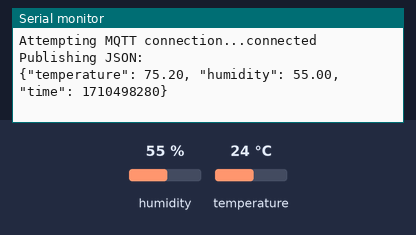
The program below on a simulated ESP32. Shown: the last lines printed to the serial monitor. Inputs (shaded band) come from the test bench; at power-on: humidity 55 %, temperature 24 °C. The local clock reads 2024-03-15 10:24:30 at power-on unless the program sets it; random numbers use the default seed unless the program sets one; no MQTT or app messages arrive unless stated; not simulated (calls return 0 or success): SECRETS.h; names the files do not define were given values by the test bench: PORT = 80.

Above: at 18.0 s.
18.1 s: humidity set to 22 %
At 20.6 s:
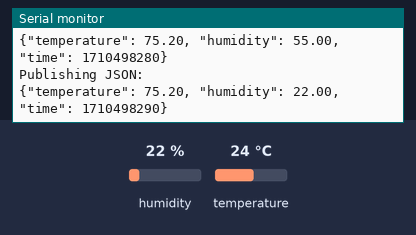
33.2 s: temperature set to 12 °C
At 40.8 s:
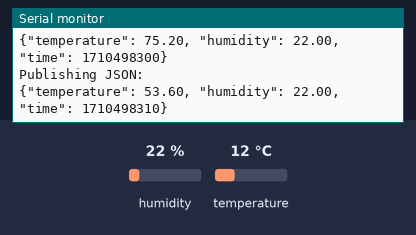
48.3 s: humidity set to 40 %
At 51.4 s:
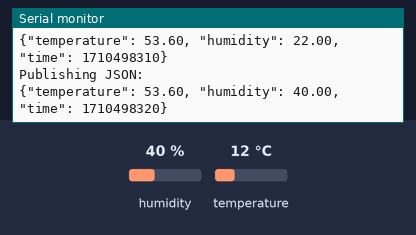
Timing chart, 0 to 52.9 s (numbered marks = the images above; inputs shaded):
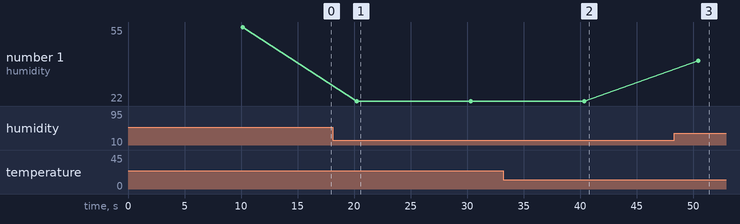

Measured:
- after the input at 18.1 s, the serial monitor: prints a new line after 2.1 s (image 1)
- after the input at 33.2 s, the serial monitor: prints a new line after 7.2 s (image 2)
- after the input at 48.3 s, the serial monitor: prints a new line after 2.2 s (image 3)
- plotted number 1: 55 → 22 after the input at 18.1 s, 22 → 40 after the input at 48.3 s

The program:

main.cpp
```cpp
#include "SECRETS.h"
#include <MqttAHT.h>

WifiInfo wifiInfo{
    SSID,
    PASSWORD};
MqttInfo mqttInfo{
    SERVER, PORT, TOPIC};
int SCL_pin = 4;
int SDA_pin = 5;

MqttAHT mqttAHT(wifiInfo, mqttInfo, SDA_pin, SCL_pin);

unsigned int lastMessage = 0;
unsigned int frequency = 10000; //10 seconds

//----------------------------------------------------
void setup()
{
   Serial.begin(115200);
  mqttAHT.begin();
}

void loop()
{
  unsigned long now = millis();
  mqttAHT.loop();
  if (now - lastMessage > frequency){
    SensorData data = mqttAHT.readSensor();
    mqttAHT.publishToTopic(data);
    lastMessage = millis();
  }
  delay(2000);

}
```
